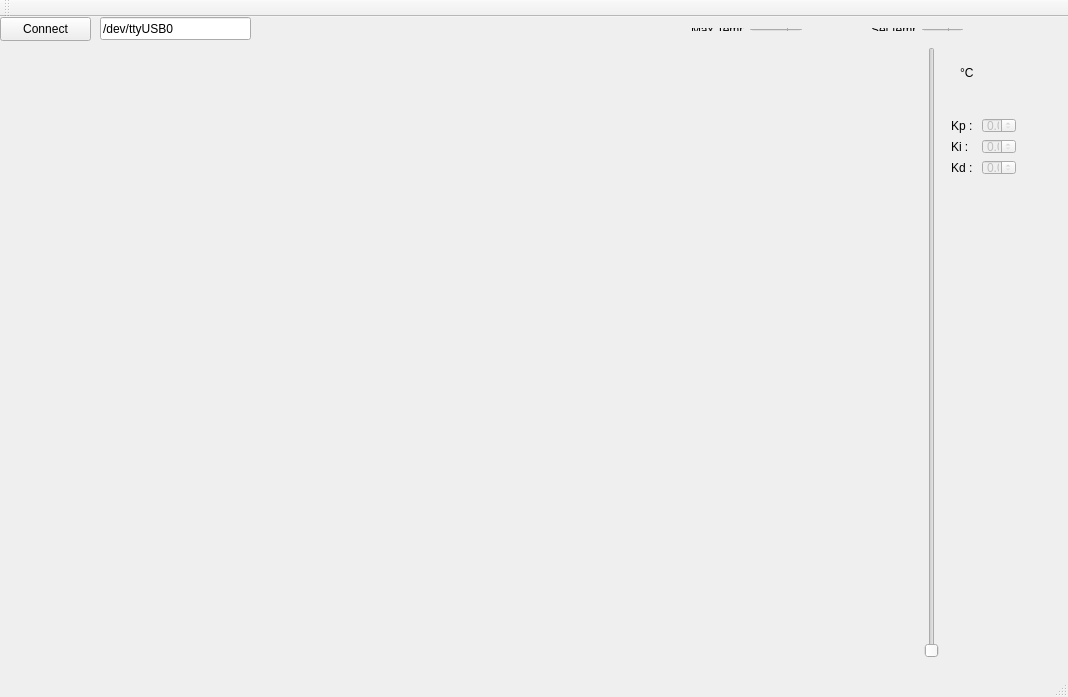
<?xml version="1.0" encoding="UTF-8"?>
<ui version="4.0">
 <class>MainWindow</class>
 <widget class="QMainWindow" name="MainWindow">
  <property name="geometry">
   <rect>
    <x>0</x>
    <y>0</y>
    <width>1068</width>
    <height>697</height>
   </rect>
  </property>
  <property name="windowTitle">
   <string>MainWindow</string>
  </property>
  <widget class="QWidget" name="centralWidget">
   <widget class="GraphTemp" name="graphTemp" native="true">
    <property name="geometry">
     <rect>
      <x>10</x>
      <y>30</y>
      <width>911</width>
      <height>611</height>
     </rect>
    </property>
   </widget>
   <widget class="QLabel" name="currentTemp">
    <property name="geometry">
     <rect>
      <x>960</x>
      <y>40</y>
      <width>71</width>
      <height>31</height>
     </rect>
    </property>
    <property name="styleSheet">
     <string notr="true">font: 75 italic 24pt &quot;Ubuntu&quot;;</string>
    </property>
    <property name="text">
     <string>°C</string>
    </property>
   </widget>
   <widget class="QPushButton" name="connectButton">
    <property name="geometry">
     <rect>
      <x>0</x>
      <y>0</y>
      <width>91</width>
      <height>24</height>
     </rect>
    </property>
    <property name="text">
     <string>Connect</string>
    </property>
   </widget>
   <widget class="QLineEdit" name="pathToDevice">
    <property name="geometry">
     <rect>
      <x>100</x>
      <y>0</y>
      <width>151</width>
      <height>23</height>
     </rect>
    </property>
    <property name="text">
     <string>/dev/ttyUSB0</string>
    </property>
   </widget>
   <widget class="QWidget" name="layoutWidget">
    <property name="geometry">
     <rect>
      <x>940</x>
      <y>90</y>
      <width>87</width>
      <height>79</height>
     </rect>
    </property>
    <layout class="QGridLayout" name="gridPID">
     <item row="0" column="0">
      <widget class="QLabel" name="label_kp">
       <property name="text">
        <string>Kp : </string>
       </property>
      </widget>
     </item>
     <item row="0" column="1">
      <widget class="QDoubleSpinBox" name="kp">
       <property name="enabled">
        <bool>false</bool>
       </property>
      </widget>
     </item>
     <item row="1" column="0">
      <widget class="QLabel" name="labek_ki">
       <property name="text">
        <string>Ki : </string>
       </property>
      </widget>
     </item>
     <item row="1" column="1">
      <widget class="QDoubleSpinBox" name="ki">
       <property name="enabled">
        <bool>false</bool>
       </property>
      </widget>
     </item>
     <item row="2" column="0">
      <widget class="QLabel" name="label_kd">
       <property name="text">
        <string>Kd : </string>
       </property>
      </widget>
     </item>
     <item row="2" column="1">
      <widget class="QDoubleSpinBox" name="kd">
       <property name="enabled">
        <bool>false</bool>
       </property>
      </widget>
     </item>
    </layout>
   </widget>
   <widget class="QWidget" name="layoutWidget">
    <property name="geometry">
     <rect>
      <x>860</x>
      <y>0</y>
      <width>114</width>
      <height>25</height>
     </rect>
    </property>
    <layout class="QGridLayout" name="gridSettemp">
     <item row="0" column="0">
      <widget class="QLabel" name="label_settem">
       <property name="text">
        <string>Set temp :</string>
       </property>
      </widget>
     </item>
     <item row="0" column="1">
      <widget class="QSpinBox" name="settemp">
       <property name="enabled">
        <bool>false</bool>
       </property>
      </widget>
     </item>
    </layout>
   </widget>
   <widget class="QSlider" name="temp_slider">
    <property name="enabled">
     <bool>false</bool>
    </property>
    <property name="geometry">
     <rect>
      <x>920</x>
      <y>30</y>
      <width>23</width>
      <height>611</height>
     </rect>
    </property>
    <property name="orientation">
     <enum>Qt::Vertical</enum>
    </property>
   </widget>
   <widget class="QWidget" name="">
    <property name="geometry">
     <rect>
      <x>680</x>
      <y>0</y>
      <width>133</width>
      <height>25</height>
     </rect>
    </property>
    <layout class="QGridLayout" name="gridLayout">
     <item row="0" column="0">
      <widget class="QLabel" name="maxtemp_label">
       <property name="text">
        <string>Max Temp :  </string>
       </property>
      </widget>
     </item>
     <item row="0" column="1">
      <widget class="QDoubleSpinBox" name="maxtemp">
       <property name="enabled">
        <bool>false</bool>
       </property>
      </widget>
     </item>
    </layout>
   </widget>
   <zorder>layoutWidget</zorder>
   <zorder>layoutWidget</zorder>
   <zorder>graphTemp</zorder>
   <zorder>currentTemp</zorder>
   <zorder>connectButton</zorder>
   <zorder>pathToDevice</zorder>
   <zorder>maxtemp</zorder>
   <zorder>maxtemp_label</zorder>
   <zorder>settemp</zorder>
   <zorder>label_settem</zorder>
   <zorder>temp_slider</zorder>
  </widget>
  <widget class="QMenuBar" name="menuBar">
   <property name="geometry">
    <rect>
     <x>0</x>
     <y>0</y>
     <width>1068</width>
     <height>21</height>
    </rect>
   </property>
  </widget>
  <widget class="QToolBar" name="mainToolBar">
   <attribute name="toolBarArea">
    <enum>TopToolBarArea</enum>
   </attribute>
   <attribute name="toolBarBreak">
    <bool>false</bool>
   </attribute>
  </widget>
  <widget class="QStatusBar" name="statusBar"/>
 </widget>
 <layoutdefault spacing="6" margin="11"/>
 <customwidgets>
  <customwidget>
   <class>GraphTemp</class>
   <extends>QWidget</extends>
   <header>graphtemp.h</header>
   <container>1</container>
  </customwidget>
 </customwidgets>
 <resources/>
 <connections/>
</ui>
